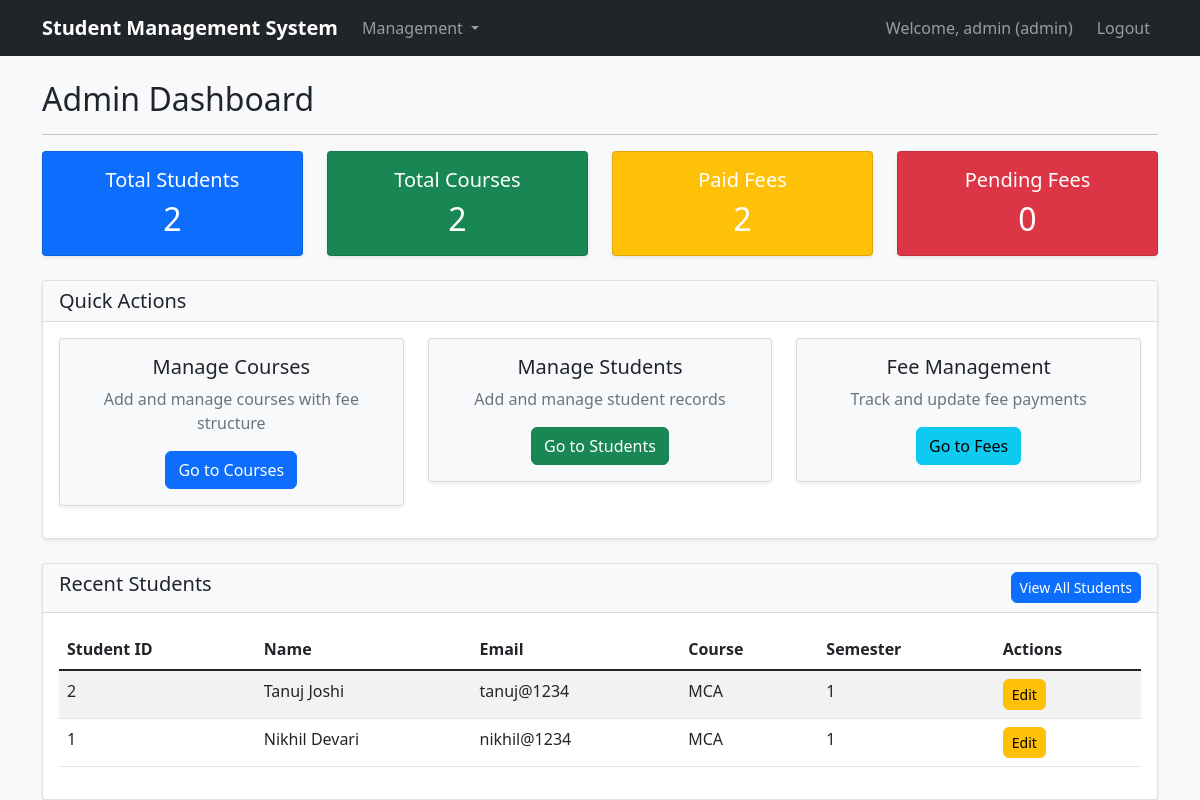
The app's page /admin/dashboard (signed in) with its own data.
### tables this page shows
CREATE TABLE students (
            id INTEGER PRIMARY KEY AUTOINCREMENT,
            student_id TEXT UNIQUE NOT NULL,
            name TEXT NOT NULL,
            email TEXT UNIQUE NOT NULL,
            phone TEXT,
            course_id INTEGER,
            semester INTEGER NOT NULL,
            password TEXT NOT NULL,
            created_at TIMESTAMP DEFAULT CURRENT_TIMESTAMP,
            FOREIGN KEY (course_id) REFERENCES courses (id)
        );

CREATE TABLE courses (
            id INTEGER PRIMARY KEY AUTOINCREMENT,
            course_code TEXT UNIQUE NOT NULL,
            course_name TEXT NOT NULL,
            fee_amount DECIMAL(10,2) NOT NULL,
            duration INTEGER,
            description TEXT,
            created_at TIMESTAMP DEFAULT CURRENT_TIMESTAMP
        );

### app.py (the view)
@app.route('/admin/dashboard')
def admin_dashboard():
    if 'user_type' not in session or session['user_type'] != 'admin':
        return redirect(url_for('login'))
    conn = get_db_connection()
    total_students = conn.execute('SELECT COUNT(*) FROM students').fetchone()[0]
    total_courses = conn.execute('SELECT COUNT(*) FROM courses').fetchone()[0]
    fee_stats = conn.execute('''
        SELECT
            COUNT(*) as total_records,
            SUM(CASE WHEN payment_status = 'paid' THEN 1 ELSE 0 END) as paid_count,
            SUM(CASE WHEN payment_status = 'unpaid' THEN 1 ELSE 0 END) as unpaid_count,
            SUM(amount) as total_amount,
            SUM(CASE WHEN payment_status = 'paid' THEN amount ELSE 0 END) as paid_amount
        FROM fee_records
    ''').fetchone()
    recent_students = conn.execute('''
        SELECT s.*, c.course_name
        FROM students s
        LEFT JOIN courses c ON s.course_id = c.id
        ORDER BY s.created_at DESC LIMIT 5
    ''').fetchall()
    conn.close()
    return render_template('admin_dashboard.html',
                         total_students=total_students,
                         total_courses=total_courses,
                         fee_stats=fee_stats,
                         recent_students=recent_students)

### database.py (called while the page is built)
def get_db_connection():
    conn = sqlite3.connect('student_management.db')
    conn.row_factory = sqlite3.Row
    return conn

### templates/admin_dashboard.html (shortened to what this page needs)
{% extends "base.html" %}
{% block content %}
<div class="row">
    <div class="col-12">
        <h2>Admin Dashboard</h2>
        <hr>
    </div>
</div>
<div class="row mb-4">
    <div class="col-md-3">
        <div class="card text-white bg-primary">
            <div class="card-body text-center">
                <h5 class="card-title">Total Students</h5>
                <h2 class="card-text">{{ total_students }}</h2>
            </div>
        </div>
    </div>
    <div class="col-md-3">
        <div class="card text-white bg-success">
            <div class="card-body text-center">
                <h5 class="card-title">Total Courses</h5>
                <h2 class="card-text">{{ total_courses }}</h2>
            </div>
        </div>
    </div>
    <div class="col-md-3">
        <div class="card text-white bg-warning">
            <div class="card-body text-center">
                <h5 class="card-title">Paid Fees</h5>
                <h2 class="card-text">
                    {% if fee_stats.paid_count %}{{ fee_stats.paid_count }}{% else %}0{% endif %}
                </h2>
            </div>
        </div>
    </div>
    <div class="col-md-3">
        <div class="card text-white bg-danger">
            <div class="card-body text-center">
                <h5 class="card-title">Pending Fees</h5>
                <h2 class="card-text">
                    {% if fee_stats.unpaid_count %}{{ fee_stats.unpaid_count }}{% else %}0{% endif %}
                </h2>
            </div>
        </div>
    </div>
</div>
<div class="row mb-4">
    <div class="col-12">
        <div class="card">
            <div class="card-header">
                <h5 class="mb-0">Quick Actions</h5>
            </div>
            <div class="card-body">
                <div class="row">
                    <div class="col-md-4 mb-3">
                        <div class="card bg-light">
                            <div class="card-body text-center">
                                <h5>Manage Courses</h5>
                                <p class="text-muted">Add and manage courses with fee structure</p>
                                <a href="{{ url_for('manage_courses') }}" class="btn btn-primary">Go to Courses</a>
                            </div>
                        </div>
                    </div>
                    <div class="col-md-4 mb-3">
                        <div class="card bg-light">
                            <div class="card-body text-center">
                                <h5>Manage Students</h5>
                                <p class="text-muted">Add and manage student records</p>
                                <a href="{{ url_for('manage_students') }}" class="btn btn-success">Go to Students</a>
                            </div>
                        </div>
                    </div>
                    <div class="col-md-4 mb-3">
                        <div class="card bg-light">
                            <div class="card-body text-center">
                                <h5>Fee Management</h5>
                                <p class="text-muted">Track and update fee payments</p>
                                <a href="{{ url_for('manage_fees') }}" class="btn btn-info">Go to Fees</a>
                            </div>
                        </div>
                    </div>
                </div>
            </div>
        </div>
    </div>
</div>
<div class="row">
    <div class="col-12">
        <div class="card">
            <div class="card-header d-flex justify-content-between align-items-center">
                <h5>Recent Students</h5>
                <a href="{{ url_for('manage_students') }}" class="btn btn-primary btn-sm">View All Students</a>
            </div>
            <div class="card-body">
                {% if recent_students %}
                    <div class="table-responsive">
                        <table class="table table-striped">
                            <thead>
                                <tr>
                                    <th>Student ID</th>
                                    <th>Name</th>
                                    <th>Email</th>
                                    <th>Course</th>
                                    <th>Semester</th>
                                    <th>Actions</th>
                                </tr>
                            </thead>
                            <tbody>
                                {% for student in recent_students %}
                                <tr>
                                    <td>{{ student.student_id }}</td>
                                    <td>{{ student.name }}</td>
                                    <td>{{ student.email }}</td>
                                    <td>
                                        {% if student.course_name %}
                                            {{ student.course_name }}
                                        {% else %}
                                            <span class="text-danger">No Course</span>
                                        {% endif %}
                                    </td>
                                    <td>{{ student.semester }}</td>
                                    <td>
                                        <a href="{{ url_for('edit_student', id=student.id) }}" class="btn btn-warning btn-sm">Edit</a>
                                    </td>
                                </tr>
                                {% endfor %}
                            </tbody>
                        </table>
                    </div>
                {% endif %}
            </div>
        </div>
    </div>
</div>
{% endblock %}

### static/css/style.css (style rules this page uses)
body { background-color: #f8f9fa; }
.card { box-shadow: 0 0.125rem 0.25rem rgba(0, 0, 0, 0.075); border: 1px solid rgba(0, 0, 0, 0.125); }
.card-header { background-color: #f8f9fa; border-bottom: 1px solid rgba(0, 0, 0, 0.125); }
.table th { border-top: none; }
.btn { border-radius: 0.375rem; }

### records on screen
students: student_id "2", name "Tanuj Joshi", email "tanuj@1234", course_name "MCA", semester "1"
students: student_id "1", name "Nikhil Devari", email "nikhil@1234", course_name "MCA", semester "1"

### other values on screen
{{ session.username }} "admin"
{{ session.user_type }} "admin"
{{ total_students }} "2"
{{ total_courses }} "2"
{{ fee_stats.paid_count }} "2"
